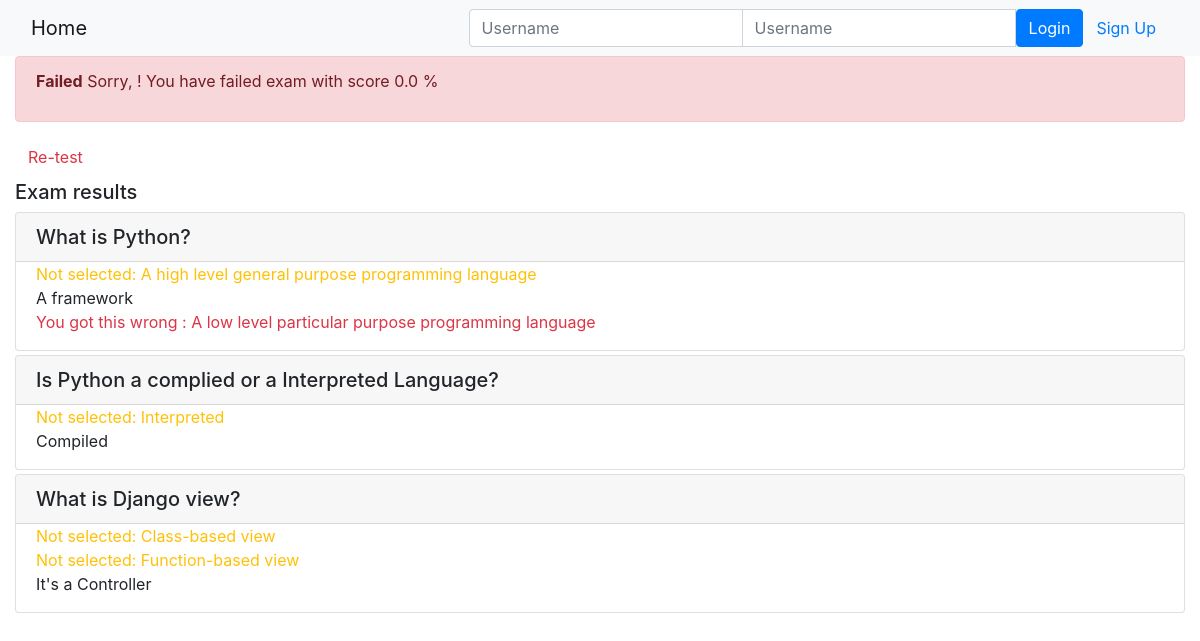
Page /onlinecourse/course/1/submission/1/result/ on the committed database.
### onlinecourse/models.py (models this page shows, shortened)
class Question(models.Model):
    course = models.ForeignKey(Course, on_delete=models.CASCADE)
    lesson = models.ForeignKey(Lesson, on_delete=models.CASCADE)
    question_content = models.CharField(max_length=400)
    question_mark = models.IntegerField(default=0)

class Choice(models.Model):
    question = models.ForeignKey(Question, on_delete=models.CASCADE)
    choice_content = models.CharField(max_length=400)
    choice_is_correct = models.BooleanField(default=False)

### onlinecourse/views.py (the view)
# urls.py: path('course/<int:course_id>/submission/<int:submission_id>/result/', views.show_exam_result, name='show_exam_result'),
def show_exam_result(request, course_id, submission_id):
    context = {}
    exam_result = 0
    course = get_object_or_404(Course, pk=course_id)
    submission = get_object_or_404(Submission, pk=submission_id)
    choice_set = submission.choices.all()
    for choice in choice_set:
        if choice.choice_is_correct:
            exam_result +=choice.question.question_mark
        else:
            pass
    total_choices = choice_set.count()
    if total_choices == 0:
        total_score = 0
    else:
        total_score = round(((exam_result/total_choices)*100),1)
    context['course'] = course
    context['grade'] = total_score
    context['choices'] = choice_set
    return render(request,'onlinecourse/exam_result_bootstrap.html', context)

### onlinecourse/templates/onlinecourse/exam_result_bootstrap.html (shortened to what this page needs)
<!DOCTYPE html>
<html lang="en">
<head>
    {% load static %}
    <link rel="stylesheet" href="https://maxcdn.bootstrapcdn.com/bootstrap/4.5.2/css/bootstrap.min.css">
</head>
<body>
 <nav class="navbar navbar-light bg-light">
    <div class="container-fluid">
        <div class="navbar-header">
              <a class="navbar-brand" href="{% url 'onlinecourse:index' %}">Home</a>
        </div>
        <ul class="nav navbar-nav navbar-right">
            {% if user.is_authenticated %}
            <li>
                <a class="btn btn-link" href="#">{{ user.first_name }}({{ user.username }})</a>
                <a class="btn btn-link" href="{% url 'onlinecourse:logout' %}">Logout</a>
            </li>
            {% else %}
            <li>
                <form class="form-inline" action="{% url 'onlinecourse:login' %}" method="post">
                    <div class="input-group">
                        <input type="text" class="form-control" placeholder="Username" name="username" >
                        <input type="password" class="form-control" placeholder="Username" name="psw" >
                        <button class="btn btn-primary" type="submit">Login</button>
                        <a class="btn btn-link" href="{% url 'onlinecourse:registration' %}">Sign Up</a>
                    </div>
                </form>
            </li>
            {% endif %}
        </ul>
    </div>
</nav>
<div class="container-fluid">
    {% if grade > 80 %}
    <div class="alert alert-success">
       <p><b>Congratulations, {{ user.username }}!</b> You have passed the exam with score {{grade}} %</p>
    </div>
        {% else %}
        <div class="alert alert-danger">
            <p> <b>Failed</b> Sorry, {{ user.username}}! You have failed exam with score {{grade}} %</p>
        </div>
        <a class="btn btn-link text-danger" href="{% url 'onlinecourse:course_details' course.id %}">Re-test</a>
    {% endif %}
    <div class="card-columns-vertical mt-1">
    <h5 class="">Exam results</h5>
        {%for question in course.question_set.all%}
        <div class="card mt-1">
            <h5 class="card-header">{{question.question_content }}</h5>
            <div class="form-group">
                {% for choice in question.choice_set.all %}
                <div class="form-check">
                    {% if choice.choice_is_correct and not choice in choices %}
                        <div class="text-warning">Not selected: {{ choice.choice_content }}</div>
                    {%endif%}
                    {% if not choice.choice_is_correct and choice in choices %}
                        <div class="text-danger">You got this wrong : {{ choice.choice_content }}</div>
                    {%endif%}
                    {% if not choice.choice_is_correct and choice not in choices %}
                        <div >{{ choice.choice_content }}</div>
                    {%endif%}
                </div>
                {%endfor%}
            </div>
        </div>
        {%endfor%}
    </div>
</div>
</body>
</html>

### rows in the picture
Question: question_content "What is Python?"
Choice: choice_content "A high level general purpose programming language"
Choice: choice_content "A framework"
Choice: choice_content "A low level particular purpose programming language"
Question: question_content "Is Python a complied or a Interpreted Language?"
Choice: choice_content "Interpreted"
Choice: choice_content "Compiled"
Question: question_content "What is Django view?"
Choice: choice_content "Class-based view"
Choice: choice_content "Function-based view"
Choice: choice_content "It's a Controller"

### other values in the picture
{{ grade }} "0.0"
